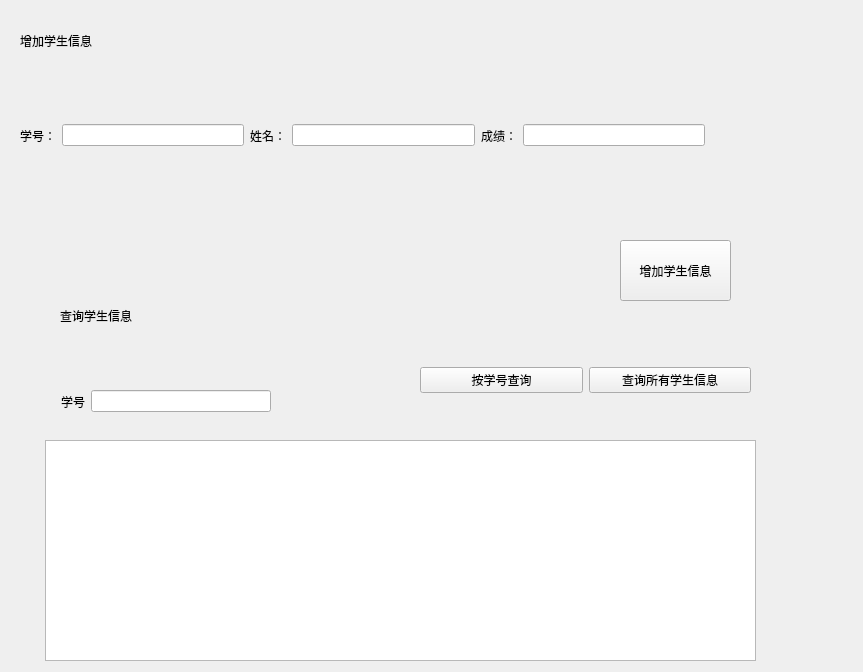
<?xml version="1.0" encoding="UTF-8"?>
<ui version="4.0">
 <class>Widget</class>
 <widget class="QWidget" name="Widget">
  <property name="geometry">
   <rect>
    <x>0</x>
    <y>0</y>
    <width>863</width>
    <height>672</height>
   </rect>
  </property>
  <property name="windowTitle">
   <string>Widget</string>
  </property>
  <widget class="QLabel" name="label">
   <property name="geometry">
    <rect>
     <x>20</x>
     <y>20</y>
     <width>131</width>
     <height>41</height>
    </rect>
   </property>
   <property name="text">
    <string>增加学生信息</string>
   </property>
  </widget>
  <widget class="QLabel" name="label_5">
   <property name="geometry">
    <rect>
     <x>60</x>
     <y>290</y>
     <width>101</width>
     <height>51</height>
    </rect>
   </property>
   <property name="text">
    <string>查询学生信息</string>
   </property>
  </widget>
  <widget class="QPushButton" name="pushButton">
   <property name="geometry">
    <rect>
     <x>620</x>
     <y>240</y>
     <width>111</width>
     <height>61</height>
    </rect>
   </property>
   <property name="text">
    <string>增加学生信息</string>
   </property>
  </widget>
  <widget class="QTableView" name="tableView">
   <property name="geometry">
    <rect>
     <x>45</x>
     <y>440</y>
     <width>711</width>
     <height>221</height>
    </rect>
   </property>
  </widget>
  <widget class="QWidget" name="">
   <property name="geometry">
    <rect>
     <x>20</x>
     <y>70</y>
     <width>685</width>
     <height>131</height>
    </rect>
   </property>
   <layout class="QHBoxLayout" name="horizontalLayout">
    <item>
     <widget class="QLabel" name="stuID">
      <property name="text">
       <string>学号：</string>
      </property>
     </widget>
    </item>
    <item>
     <widget class="QLineEdit" name="lineEdit"/>
    </item>
    <item>
     <widget class="QLabel" name="stuName">
      <property name="text">
       <string>姓名：</string>
      </property>
     </widget>
    </item>
    <item>
     <widget class="QLineEdit" name="lineEdit_2"/>
    </item>
    <item>
     <widget class="QLabel" name="stuSCore">
      <property name="text">
       <string>成绩：</string>
      </property>
     </widget>
    </item>
    <item>
     <widget class="QLineEdit" name="lineEdit_3"/>
    </item>
   </layout>
  </widget>
  <widget class="QWidget" name="">
   <property name="geometry">
    <rect>
     <x>61</x>
     <y>390</y>
     <width>210</width>
     <height>23</height>
    </rect>
   </property>
   <layout class="QHBoxLayout" name="horizontalLayout_2">
    <item>
     <widget class="QLabel" name="label_6">
      <property name="text">
       <string>学号</string>
      </property>
     </widget>
    </item>
    <item>
     <widget class="QLineEdit" name="lineEdit_4"/>
    </item>
   </layout>
  </widget>
  <widget class="QWidget" name="">
   <property name="geometry">
    <rect>
     <x>420</x>
     <y>340</y>
     <width>331</width>
     <height>81</height>
    </rect>
   </property>
   <layout class="QHBoxLayout" name="horizontalLayout_3">
    <item>
     <widget class="QPushButton" name="pushButton_2">
      <property name="text">
       <string>按学号查询</string>
      </property>
     </widget>
    </item>
    <item>
     <widget class="QPushButton" name="pushButton_3">
      <property name="text">
       <string>查询所有学生信息</string>
      </property>
     </widget>
    </item>
   </layout>
  </widget>
 </widget>
 <resources/>
 <connections/>
</ui>
